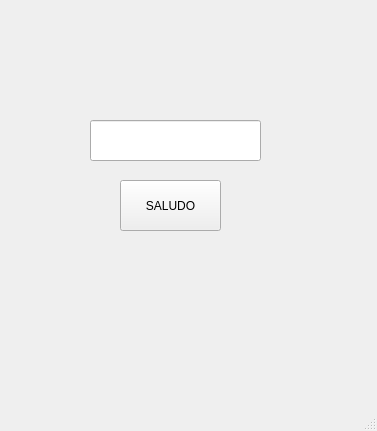
<?xml version="1.0" encoding="UTF-8"?>
<ui version="4.0">
 <class>MainWindow</class>
 <widget class="QMainWindow" name="MainWindow">
  <property name="geometry">
   <rect>
    <x>0</x>
    <y>0</y>
    <width>377</width>
    <height>431</height>
   </rect>
  </property>
  <property name="windowTitle">
   <string>MainWindow</string>
  </property>
  <widget class="QWidget" name="centralwidget">
   <widget class="QPushButton" name="btn_saludar">
    <property name="geometry">
     <rect>
      <x>120</x>
      <y>180</y>
      <width>101</width>
      <height>51</height>
     </rect>
    </property>
    <property name="text">
     <string>SALUDO</string>
    </property>
   </widget>
   <widget class="QLineEdit" name="lineEdit">
    <property name="geometry">
     <rect>
      <x>90</x>
      <y>120</y>
      <width>171</width>
      <height>41</height>
     </rect>
    </property>
   </widget>
  </widget>
  <widget class="QMenuBar" name="menubar">
   <property name="geometry">
    <rect>
     <x>0</x>
     <y>0</y>
     <width>377</width>
     <height>21</height>
    </rect>
   </property>
  </widget>
  <widget class="QStatusBar" name="statusbar"/>
 </widget>
 <resources/>
 <connections/>
</ui>
